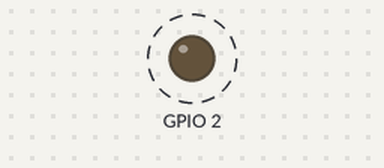
A sketch run on a simulated ESP32. Parts: output pins drawn as LEDs (lit = HIGH). Dashed ring = blinking.

Above: at 0.15 s.
Timing chart, 0 to 3.0 s (numbered marks = the images above):
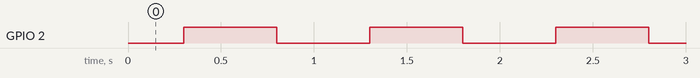

The sketch:

10-TickerBasic.ino
```cpp
/*
  Basic Ticker usage

  Ticker is an object that will call a given function with a certain period.
  Each Ticker calls one function. You can have as many Tickers as you like,
  memory being the only limitation.

  A function may be attached to a ticker and detached from the ticker.
  There are two variants of the attach function: attach and attach_ms.
  The first one takes period in seconds, the second one in milliseconds.

  The built-in LED will be blinking.
*/

#include <Ticker.h>

Ticker flipper;

int count = 0;

void flip()
{
  int state = digitalRead(2);
  digitalWrite(2, !state);
  delay(500);
}

void setup() {
  pinMode(2, OUTPUT);
  digitalWrite(2, LOW);
  Serial.begin(115200);

  // flip the pin every 0.3s
  flipper.attach(0.3, flip);
}

void loop() {
}
```

Measured:
- by itself, GPIO 2: alternates HIGH for 0.50 s and LOW for 0.50 s
